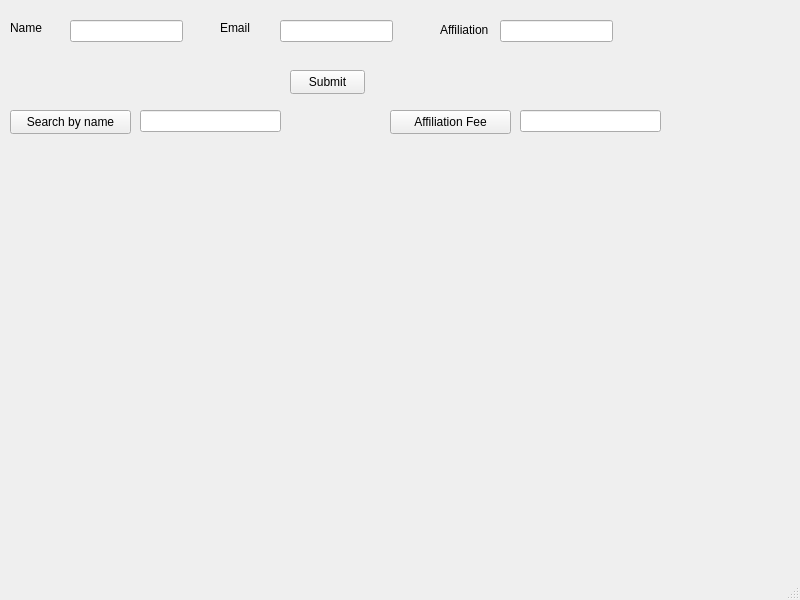
<?xml version="1.0" encoding="UTF-8"?>
<ui version="4.0">
 <class>MainWindow</class>
 <widget class="QMainWindow" name="MainWindow">
  <property name="geometry">
   <rect>
    <x>0</x>
    <y>0</y>
    <width>800</width>
    <height>600</height>
   </rect>
  </property>
  <property name="windowTitle">
   <string>MainWindow</string>
  </property>
  <widget class="QWidget" name="centralwidget">
   <widget class="QLabel" name="label">
    <property name="geometry">
     <rect>
      <x>10</x>
      <y>20</y>
      <width>49</width>
      <height>16</height>
     </rect>
    </property>
    <property name="text">
     <string>Name</string>
    </property>
   </widget>
   <widget class="QLabel" name="label_2">
    <property name="geometry">
     <rect>
      <x>220</x>
      <y>20</y>
      <width>49</width>
      <height>16</height>
     </rect>
    </property>
    <property name="text">
     <string>Email</string>
    </property>
   </widget>
   <widget class="QLabel" name="label_3">
    <property name="geometry">
     <rect>
      <x>440</x>
      <y>20</y>
      <width>61</width>
      <height>20</height>
     </rect>
    </property>
    <property name="text">
     <string>Affiliation</string>
    </property>
   </widget>
   <widget class="QLineEdit" name="lineEdit_name">
    <property name="geometry">
     <rect>
      <x>70</x>
      <y>20</y>
      <width>113</width>
      <height>22</height>
     </rect>
    </property>
   </widget>
   <widget class="QLineEdit" name="lineEdit_2_email">
    <property name="geometry">
     <rect>
      <x>280</x>
      <y>20</y>
      <width>113</width>
      <height>22</height>
     </rect>
    </property>
   </widget>
   <widget class="QLineEdit" name="lineEdit_3_affil">
    <property name="geometry">
     <rect>
      <x>500</x>
      <y>20</y>
      <width>113</width>
      <height>22</height>
     </rect>
    </property>
   </widget>
   <widget class="QPushButton" name="pushButton">
    <property name="geometry">
     <rect>
      <x>290</x>
      <y>70</y>
      <width>75</width>
      <height>24</height>
     </rect>
    </property>
    <property name="text">
     <string>Submit</string>
    </property>
   </widget>
   <widget class="QPushButton" name="pushButton_2">
    <property name="geometry">
     <rect>
      <x>10</x>
      <y>110</y>
      <width>121</width>
      <height>24</height>
     </rect>
    </property>
    <property name="text">
     <string>Search by name</string>
    </property>
   </widget>
   <widget class="QLineEdit" name="lineEdit_searchByName">
    <property name="geometry">
     <rect>
      <x>140</x>
      <y>110</y>
      <width>141</width>
      <height>22</height>
     </rect>
    </property>
   </widget>
   <widget class="QLabel" name="label_searchOutput">
    <property name="geometry">
     <rect>
      <x>10</x>
      <y>140</y>
      <width>271</width>
      <height>71</height>
     </rect>
    </property>
    <property name="text">
     <string/>
    </property>
   </widget>
   <widget class="QPushButton" name="pushButton_3">
    <property name="geometry">
     <rect>
      <x>390</x>
      <y>110</y>
      <width>121</width>
      <height>24</height>
     </rect>
    </property>
    <property name="text">
     <string>Affiliation Fee</string>
    </property>
   </widget>
   <widget class="QLineEdit" name="lineEdit_searchByAffiliation">
    <property name="geometry">
     <rect>
      <x>520</x>
      <y>110</y>
      <width>141</width>
      <height>22</height>
     </rect>
    </property>
   </widget>
   <widget class="QLabel" name="label_searchOutput_2">
    <property name="geometry">
     <rect>
      <x>390</x>
      <y>140</y>
      <width>271</width>
      <height>21</height>
     </rect>
    </property>
    <property name="text">
     <string/>
    </property>
   </widget>
  </widget>
  <widget class="QMenuBar" name="menubar">
   <property name="geometry">
    <rect>
     <x>0</x>
     <y>0</y>
     <width>800</width>
     <height>22</height>
    </rect>
   </property>
  </widget>
  <widget class="QStatusBar" name="statusbar"/>
 </widget>
 <resources/>
 <connections/>
</ui>
